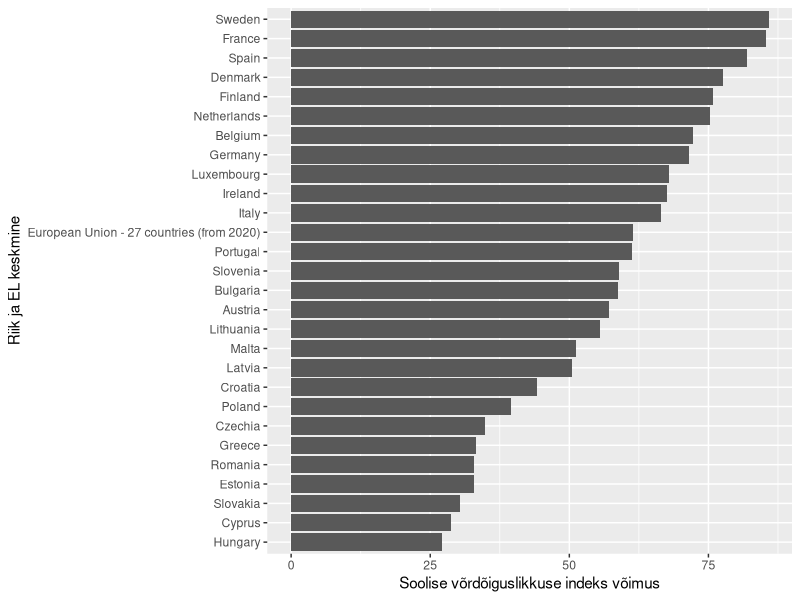
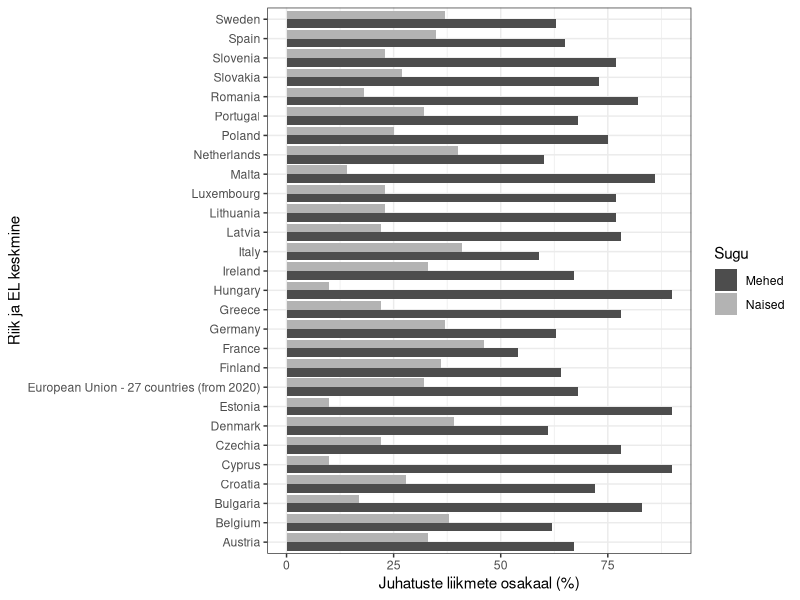
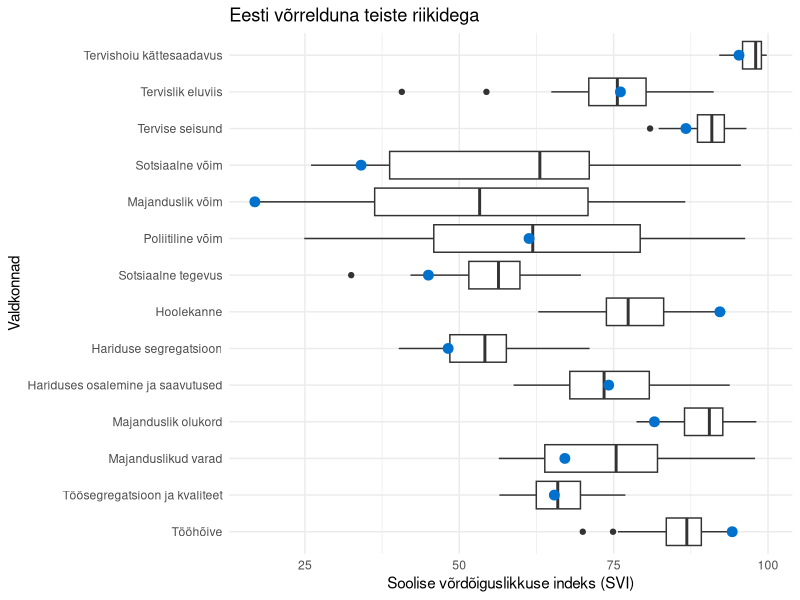

Reproduce these figures in R, in order.
andmed_mehed <- read.csv('andmestik/2024-EIGE-calcs-M-data.csv', encoding = 'UTF-8', sep =';')
andmed_naised <- read.csv('andmestik/2024-EIGE-calcs-W-data.csv', encoding = 'UTF-8', sep =';')
andmed_koik <- read.csv('andmestik/2024-EIGE-data.csv', encoding = 'UTF-8', sep =';')
library(ggplot2)
library(dplyr)
library(tidyr)
ggplot(andmed_koik, aes(x = reorder(Geographic.region..Sub...Domain.Scores, Power..Domain.score.), 
                        y = Power..Domain.score.)) + geom_col() + coord_flip() + labs(y = 'Soolise võrdõiguslikkuse indeks võimus', x = 'Riik ja EL keskmine')


andmed_mehed$Gender <- "Mehed"
andmed_naised$Gender <- "Naised"
andmed_kokku <- bind_rows(andmed_mehed, andmed_naised)

ggplot(andmed_kokku, aes(x = reorder(Geographic.region.Individual.indicators.used.to.compute.the.Gender.Equality.Index,
                                     Share.of.members.of.boards.in.largest.quoted.companies..supervisory.board.or.board.of.directors....),
                         y = Share.of.members.of.boards.in.largest.quoted.companies..supervisory.board.or.board.of.directors....,
                         fill = Gender)) +
  geom_col(position = "dodge") +
  coord_flip() +
  scale_fill_grey(start = 0.3, end = 0.7) +
  labs(y = 'Juhatuste liikmete osakaal (%)', x = 'Riik ja EL keskmine', fill = 'Sugu') +
  theme_bw()


andmed_pikk <- andmed_koik %>%
  pivot_longer(
    cols = 2:ncol(andmed_koik),
    names_to = 'Indeks',
    values_to = 'Skoor'
  )

colnames(andmed_pikk)[1] <- 'Riik'

andmed_pikk <- andmed_pikk %>%
  mutate(lyhend = case_when(
    Indeks == 'Overall.Gender.Equality.Index' ~ 'Soolise võrdõiguslikkuse indeks',
    Indeks == 'Work..Domain.score.' ~ 'Töö',
    Indeks == 'Participation.in.work..Subdomain.score.' ~ 'Tööhõive',
    Indeks == 'Segregation.and.quality.of.work..Subdomain.score.' ~ 'Töösegregatsioon ja kvaliteet',
    Indeks == 'Money..Domain.score.' ~ 'Raha',
    Indeks == 'Financial.resources..Subdomain.score.' ~ 'Majanduslikud varad',
    Indeks == 'Economic.situation..Subdomain.score.' ~ 'Majanduslik olukord',
    Indeks == 'Knowledge..Domain.score.' ~ 'Teadmised',
    Indeks == 'Attainment.and.participation..Subdomain.score.' ~ 'Hariduses osalemine ja saavutused',
    Indeks == 'Segregation..Subdomain.score.' ~ 'Hariduse segregatsioon',
    Indeks == 'Time..Domain.score.' ~ 'Aeg',
    Indeks == 'Care.activities..Subdomain.score.' ~ 'Hoolekanne',
    Indeks == 'Social.activities..Subdomain.score.' ~ 'Sotsiaalne tegevus',
    Indeks == 'Power..Domain.score.' ~ 'Võim',
    Indeks == 'Political.power..Subdomain.score.' ~ 'Poliitiline võim',
    Indeks == 'Economic.power..Subdomain.score.' ~ 'Majanduslik võim',
    Indeks == 'Social.power..Subdomain.score.' ~ 'Sotsiaalne võim',
    Indeks == 'Health..Domain.score.' ~ 'Tervis',
    Indeks == 'Health.status..Subdomain.score.' ~ 'Tervise seisund',
    Indeks == 'Healthy.behaviour..Subdomain.score.' ~ 'Tervislik eluviis',
    Indeks == 'Access.to.health.structures..Subdomain.score.' ~ 'Tervishoiu kättesaadavus',
    TRUE ~ 'Muu'
  )) %>%
  mutate(lyhend = factor(lyhend, levels = c(
    'Soolise võrdõiguslikkuse indeks',
    'Töö',
    'Tööhõive',
    'Töösegregatsioon ja kvaliteet',
    'Raha',
    'Majanduslikud varad',
    'Majanduslik olukord',
    'Teadmised',
    'Hariduses osalemine ja saavutused',
    'Hariduse segregatsioon',
    'Aeg',
    'Hoolekanne',
    'Sotsiaalne tegevus',
    'Võim',
    'Poliitiline võim',
    'Majanduslik võim',
    'Sotsiaalne võim',
    'Tervis',
    'Tervise seisund',
    'Tervislik eluviis',
    'Tervishoiu kättesaadavus',
    'Muu'
  )))

andmed_pikk_ilma_suurteta <- andmed_pikk[!(andmed_pikk$lyhend %in% c('Töö', 'Võim', 'Tervis', 'Muu', 'Aeg','Raha', 'Teadmised','Soolise võrdõiguslikkuse indeks')),]

ggplot(andmed_pikk_ilma_suurteta, aes(x = lyhend, y = Skoor)) +
  geom_boxplot() +
  geom_point(data = filter(andmed_pikk_ilma_suurteta, andmed_pikk_ilma_suurteta$Riik == "Estonia"), 
             aes(x = lyhend, y = Skoor), 
             size = 3, color = '#0072CE') +
  labs(y = 'Soolise võrdõiguslikkuse indeks (SVI)', x = 'Valdkonnad', title = 'Eesti võrrelduna teiste riikidega') +
  theme_minimal() + coord_flip()
